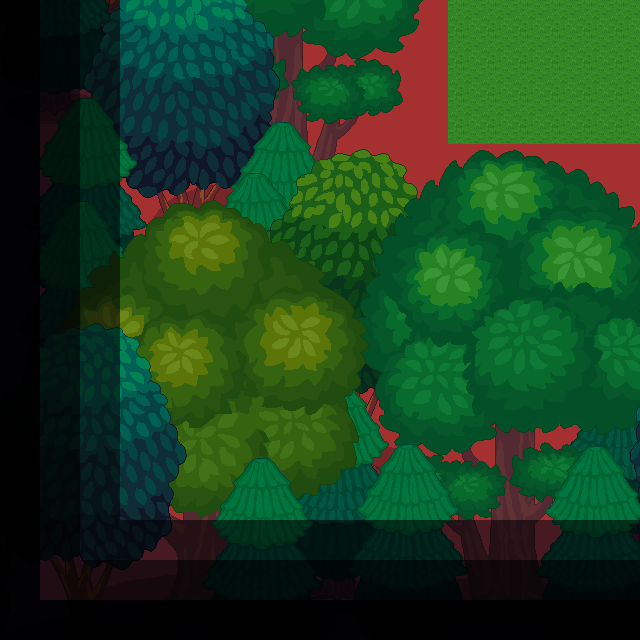

A level layout from a 2D game, rendered from its tile map. Below: a short description, then the map file with tile-grid data replaced by summaries:
An orthogonal 40x40 tile map with 16x16 px tiles, 3 tile layers (ground, wall, tree), 3 tilesets.

<map version="1.10" tiledversion="1.10.2" orientation="orthogonal" renderorder="right-down" width="40" height="40" tilewidth="16" tileheight="16" infinite="0" nextlayerid="4" nextobjectid="1">
 <tileset firstgid="1" source="grasslv3.tsx" />
 <tileset firstgid="5" source="lv3_trees.tsx" />
 <tileset firstgid="14" source="wall.tsx" />
 <layer id="1" name="ground" width="40" height="40">
  <properties>
   <property name="unity:SortingLayer" value="Ground" />
   <property name="unity:layer" value="Ground" />
  </properties>
  <data>[1600 cells, 1600 non-empty, 4 distinct tile ids]</data>
 </layer>
 <layer id="2" name="wall" width="40" height="40">
  <properties>
   <property name="unity:ignore" value="Visual" />
   <property name="unity:layer" value="Obstacles" />
  </properties>
  <data>[1600 cells, 1492 non-empty, 1 distinct tile ids]</data>
 </layer>
 <layer id="3" name="tree" width="40" height="40">
  <properties>
   <property name="unity:SortingLayer" value="Foreground" />
   <property name="unity:layer" value="Obstacles" />
  </properties>
  <data>[1600 cells, 1 non-empty, 1 distinct tile ids]</data>
 </layer>
</map>
